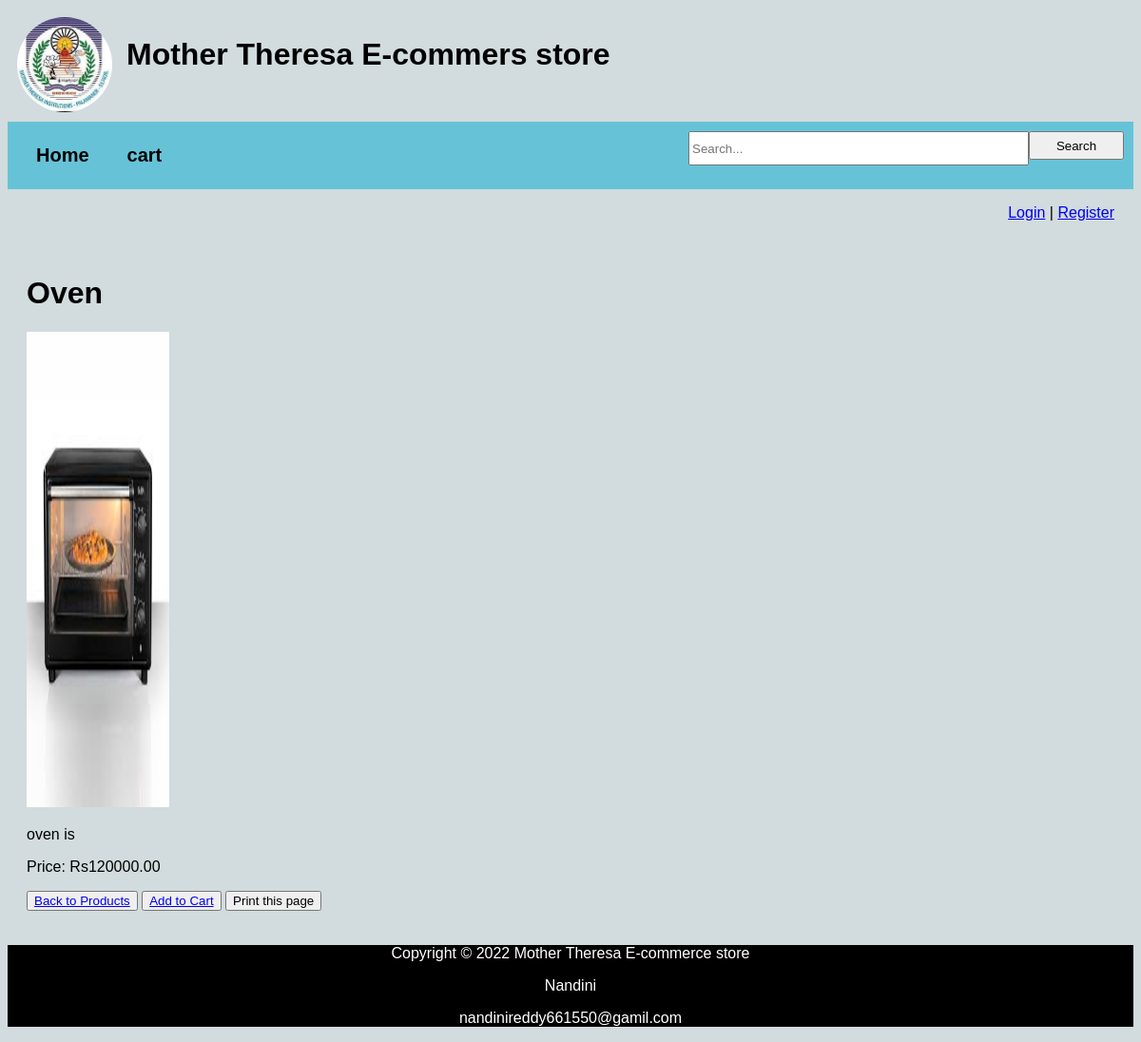
/product/17/, run on the app's committed database.
### catalog/models.py (models this page shows, shortened)
class Product(models.Model):
    name = models.CharField(max_length=100)
    description = models.TextField()
    price = models.DecimalField(max_digits=8, decimal_places=2)
    image = models.ImageField(upload_to='products/', blank=True, null=True)
    category = models.ForeignKey(Category, on_delete=models.CASCADE, related_name='products',null=True, blank=True)

### catalog/views.py (the view)
# urls.py: path('product/<int:pk>/', views.product_detail, name='product_detail'),
def product_detail(request, pk):
    ob_product = get_object_or_404(Product, pk=pk)
    return render(request, 'product_detail.html', {'product': ob_product})

### catalog/templates/product_detail.html (shortened to what this page needs)
{% extends 'base.html' %}
{% block content %}
<!DOCTYPE html>
<html>
<head>
</head>
<body>
    <h1>{{ product.name }}</h1>
    {% if product.image %}
        <img src="{{ product.image.url }}" alt="{{ product.name }} " width="500px" height="500px">
    {% endif %}
    <p>{{ product.description }}</p>
    <p>Price: Rs{{ product.price }}</p>
    <button><a href="/">Back to Products</a></button>
    <button><a href="{% url 'add_to_cart' product.pk %}">Add to Cart</a></button>
    <button onclick="window.print()" class="no-print">Print this page</button>
</body>
</html>
{% endblock %}

### catalog/templates/base.html (style rules this page uses)
body { font-family: Arial, sans-serif; background-color: rgb(210, 219, 221); }
img { max-width: 150px; }

### data on the page
Product: name "Oven", image (picture), description "oven is", price "120000.00"
